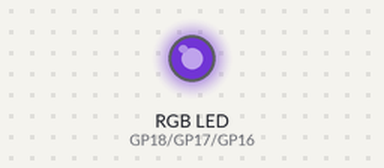
Simulated run of this program. Board: Raspberry Pi Pico running MicroPython. On the bench: an RGB LED mixed from three pins (HIGH = lit). Dim RGB values are drawn brighter than linear; random numbers come from a fixed seed.

Above: at 0.1 s.
At 4.1 s:
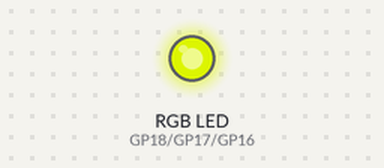
At 9.1 s:
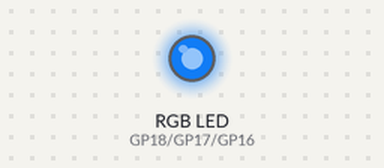
At 19.1 s:
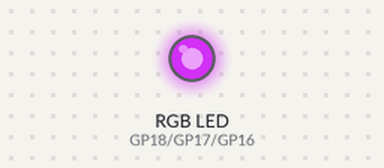
At 29.1 s:
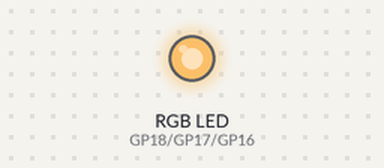
At 39.1 s:
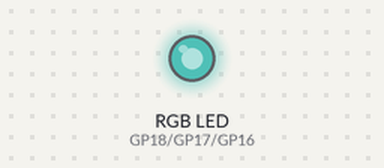
Timing chart, 0 to 40.0 s (numbered marks = the images above):
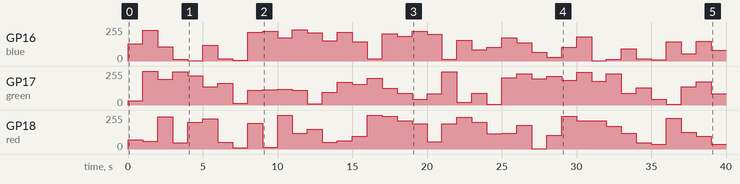

Measured:
- by itself, GP16 (blue): 0/255 → 130/255 at 0.00 s, → 229/255 1.0 s later, → 107/255 1.0 s later, → 14/255 1.0 s later, … (40 changes in this stretch)
- by itself, GP18 (red): 0/255 → 69/255 at 0.00 s, → 60/255 1.0 s later, → 241/255 1.0 s later, → 48/255 1.0 s later, … (39 changes in this stretch)
- by itself, GP17 (green): 0/255 → 32/255 at 0.00 s, → 253/255 1.0 s later, → 194/255 1.0 s later, → 249/255 1.0 s later, … (40 changes in this stretch)

The program:

Luz_do_Davi.py
```python
from   machine import Pin  , PWM
from   time    import sleep
import random

red   = PWM( Pin( 18, Pin.OUT ) )
green = PWM( Pin( 17, Pin.OUT ) )
blue  = PWM( Pin( 16, Pin.OUT ) )


red.freq(1000)
green.freq(1000)
blue.freq(1000)


while True:
    value_red   = random.randint( 0, 2**16 )
    red.duty_u16( value_red )

    value_green = random.randint( 0, 2**16 )
    green.duty_u16( value_green )

    value_blue  = random.randint( 0, 2**16 )
    blue.duty_u16( value_blue )

    sleep( 1 ) 
```
